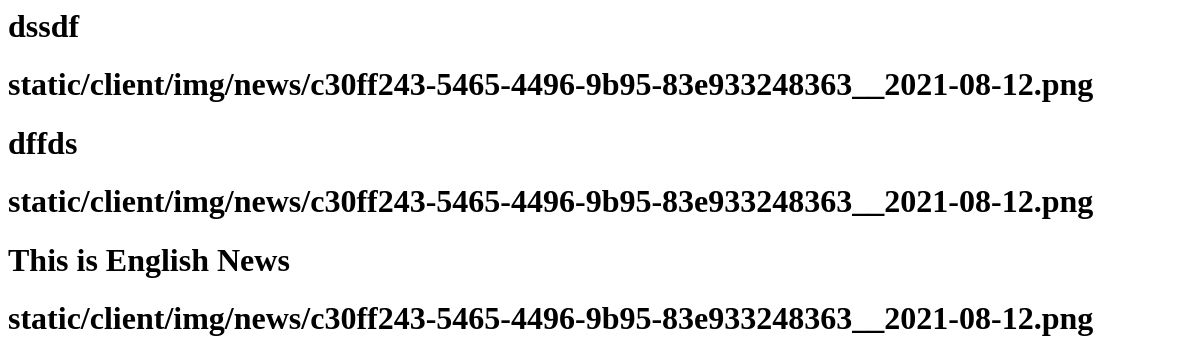
The app's page /ru/img/, older data.
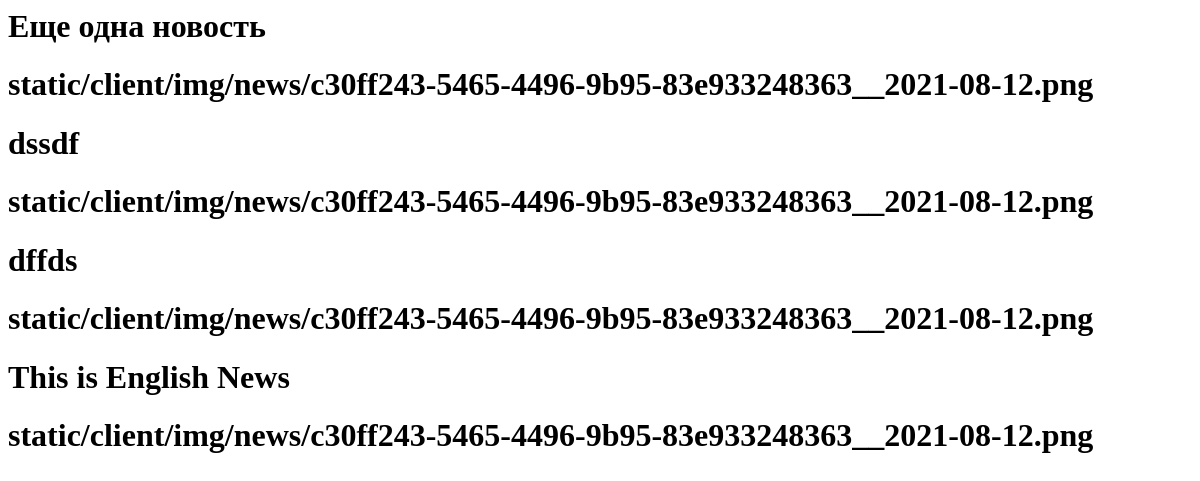
The same page, newer data.
### main/models.py (models this page shows, shortened)
class News(models.Model):
    Title=models.CharField(max_length=100,verbose_name="Заголовок новости", unique=True,error_messages={'unique':"Новость с таким названием уже существует!"})
    Short_Description = models.CharField(max_length=200,verbose_name="Краткое описание")
    Description=RichTextField(verbose_name="Описание")
    Date_added=models.DateTimeField(verbose_name="Дата публикации", default=now)
    Language= models.CharField(
                               max_length = 10,
                               choices = LanguageChoice.choices,
                               default = LanguageChoice.RU,
                               verbose_name = "Язык"
                               )
    Gallery=models.ForeignKey("galleryNews",on_delete=models.RESTRICT,verbose_name="Галерея")
    class Meta:
        ordering = ['-id']
    def __str__(self) -> str:
        return self.Title

class PhotosNews(models.Model):
    URL=models.ImageField(verbose_name="Путь картинки",
                         upload_to = get_file_path,
                         validators = [validate_image_file_extension])
    Caption=models.CharField(max_length=70,verbose_name="Название картинки")
    Gallery=models.ForeignKey("galleryNews",on_delete=models.RESTRICT,verbose_name="Галерея")
    path_url = "static/client/img/news/"
    class Meta:
        ordering = ['-id']

### main/views.py (the view)
# urls.py: path('img/', views.test_method, name='img'),
def test_method(request):
    news= News.objects.order_by('-id')[:4]
    print(news)
    arr = []
    for s in news:
        img = PhotosNews.objects.filter(Gallery = s.Gallery).first()
        arr.append(img.URL)
    mix = zip(news, arr)
    print(arr)
    context = {
        "news" : mix,
    }
    return render(request, 'client/pages/img.html', context)

### main/templates/client/pages/img.html
{% for post, img in news %}
<h1>{{post.Title}}</h1>
<h1>{{img}}</h1>
{% endfor %}

Row changes from the older to the newer data that the page shows:
added News: Title "Еще одна новость", URL "static/client/img/news/c30ff243-5465-4496-9b95-83e933248363__2021-08-12.png"
